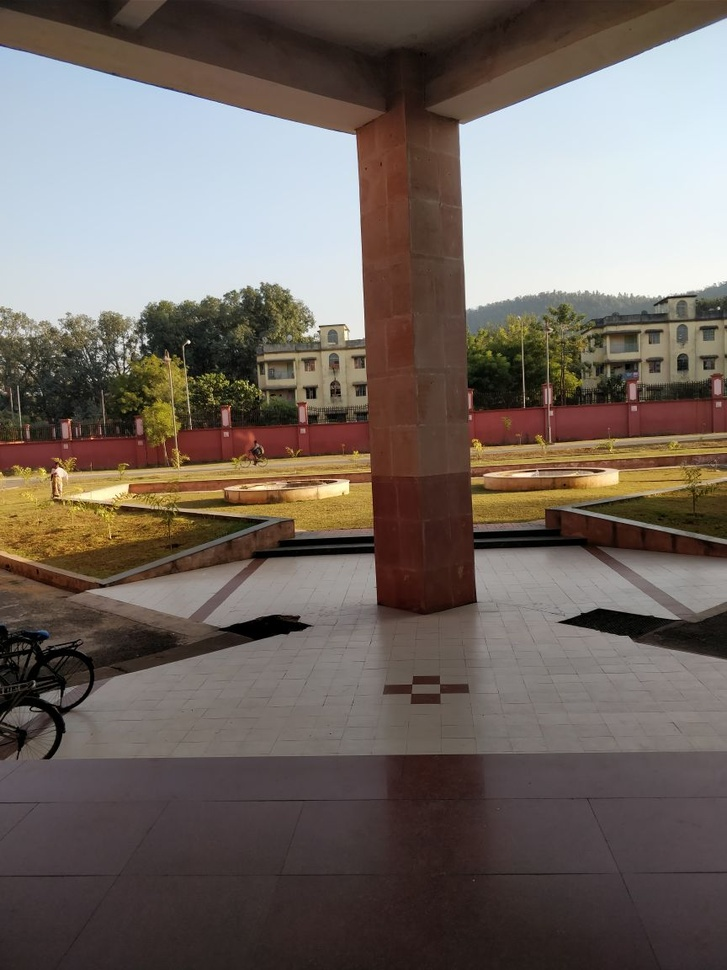
#> input picture images/ec1.jpeg, 727 x 970 px, shrunk from 864 x 1152 before the run
$ python -i panorama.py   (imports and definitions only)   (Python 2 division)   (older library calls are emulated)
#> lines starting #> are read from the running program, lines starting #| are printed output that depends on the picture; after the words box and inside, x2 and y2 are one past the last pixel; in counts of white or black regions, pixels touching at a corner belong together
#> further down, picture is the input picture: shape (970, 727, 3); mean B, G, R 96.9, 103.5, 113.6
#!/usr/bin/python

# importing libraries
import numpy as np
import cv2
import time
import sys
import matplotlib.pyplot as plt

# adopted from imutils library (https://github.com/jrosebr1/imutils/)
# [22 lines left out: function grab_contours, not called in this run]

# this function returns a cropped version of the stiched image which doesnot contain black borders
# Note: I have not considered all the edge cases here
def improve_stiching_result(im):
	img = im.copy()
	im[np.where((im==[0,0,0]).all(axis=2))] = [255,255,255];
	imgray = cv2.cvtColor(im, cv2.COLOR_BGR2GRAY)
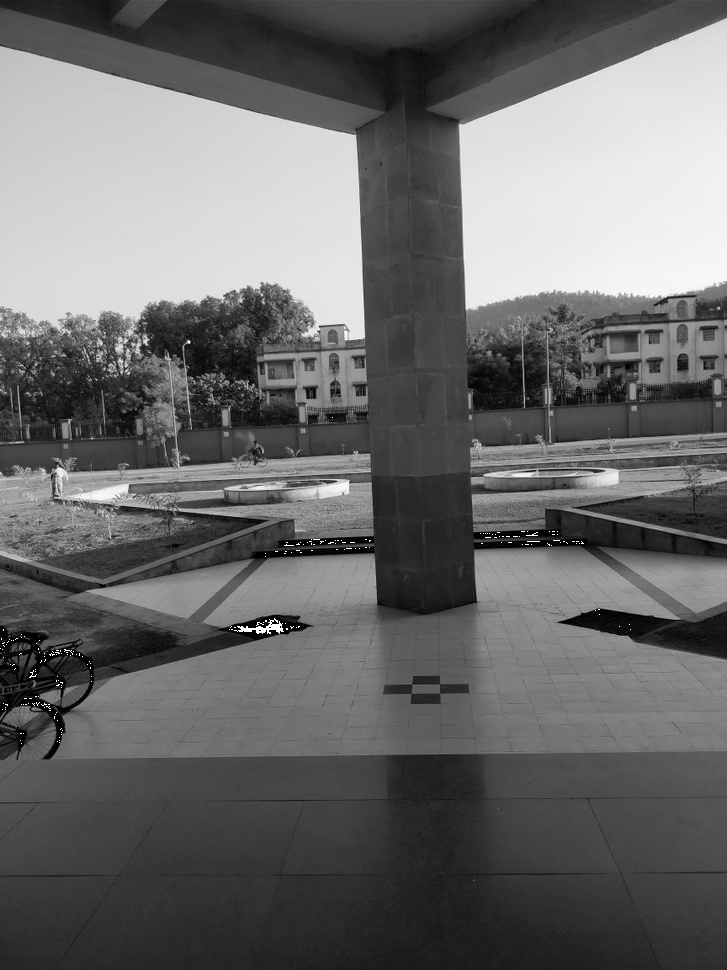
#> imgray: shape (970, 727); min 0, max 255, mean 106.1
	ret, thresh = cv2.threshold(imgray, 250, 255, 0)
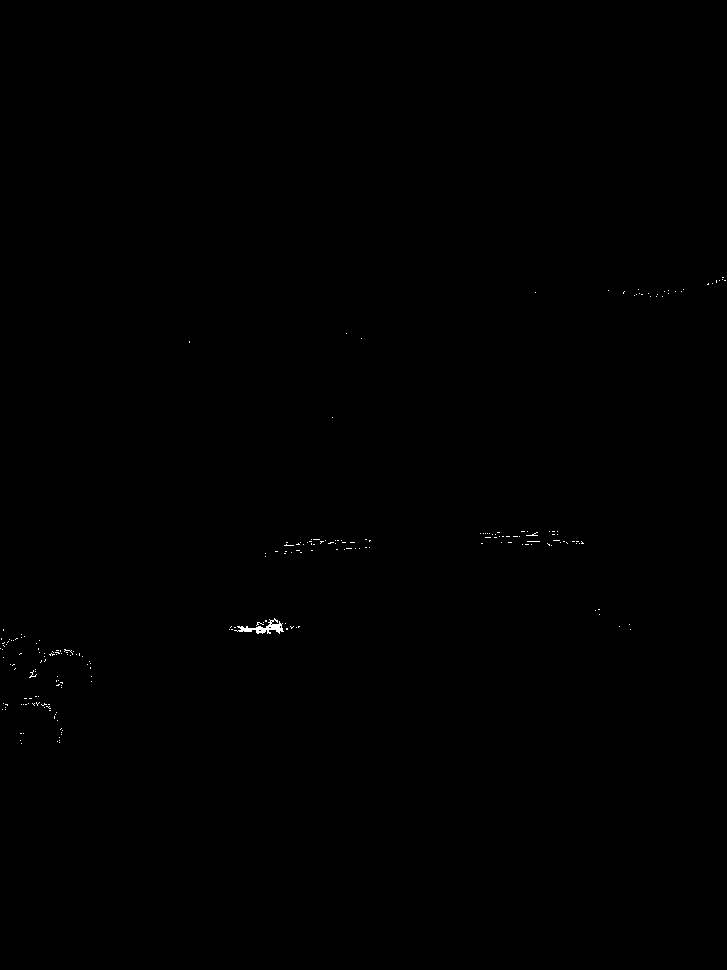
#> thresh: shape (970, 727); 0.11% white in thin lines or dots, all inside (x1, y1, x2, y2) = (0, 277, 726, 744)
	im2,contours,heirarchy= cv2.findContours(thresh, cv2.RETR_TREE, cv2.CHAIN_APPROX_SIMPLE)
#> contours = 228 contours, 227 with area under 20; largest, box (x1, y1, x2, y2) and area: (234, 618, 284, 634) 208

	if len(contours) != 0:
	    # find the biggest countour (c) by the area
	    c = max(contours, key = cv2.contourArea)
#> c = contour of 105 points, box (x1, y1, x2, y2) (234, 618, 284, 634), area 208
	    x,y,w,h = cv2.boundingRect(c)
#> x = 234; y = 618; w = 50; h = 16

	return img[0:y+h,0:x,:]
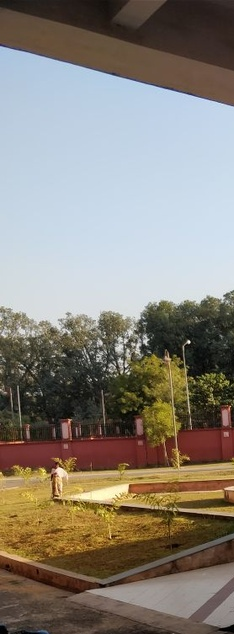
#> returned value: shape (634, 234, 3); mean of channels 0, 1, 2 120.4, 129.9, 136.4; drawn as B, G, R

# [85 lines left out: function main, not called in this run]

# [2 lines not run here, left out]


>>> import cv2
>>> picture = cv2.imread('images/ec1.jpeg')
>>> result = improve_stiching_result(picture)

$ run again, on images/ec3.jpeg
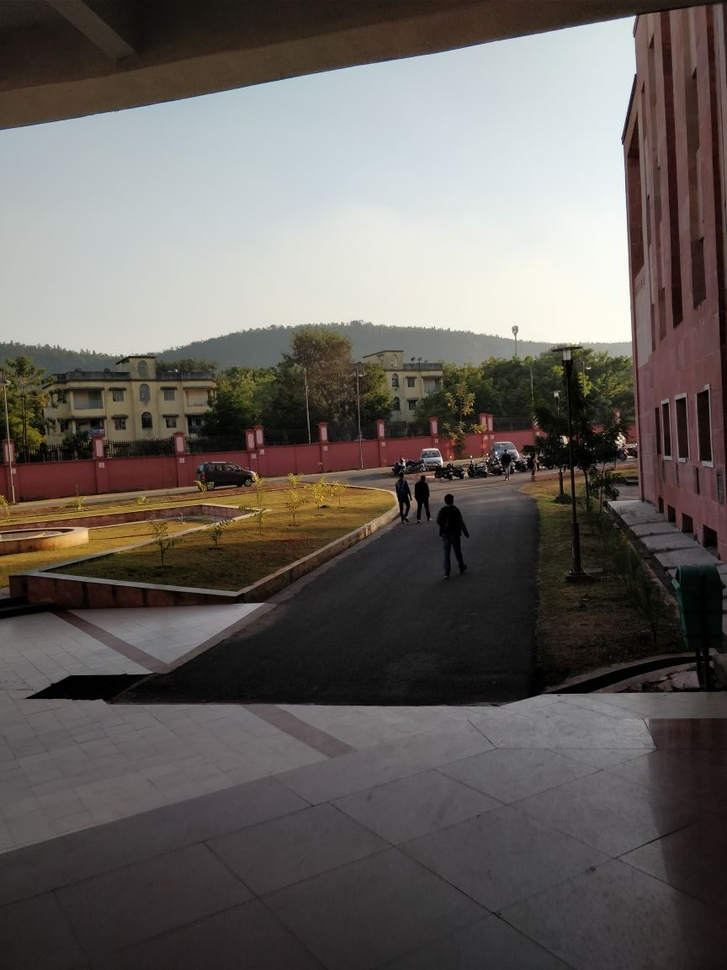
#> input picture images/ec3.jpeg, 727 x 970 px, shrunk from 864 x 1152 before the run
#> picture is the input picture: shape (970, 727, 3); mean B, G, R 92.1, 96.3, 101.3
#> in improve_stiching_result, `ret, thresh = cv2.threshold(imgray, 250, 255, 0)`:
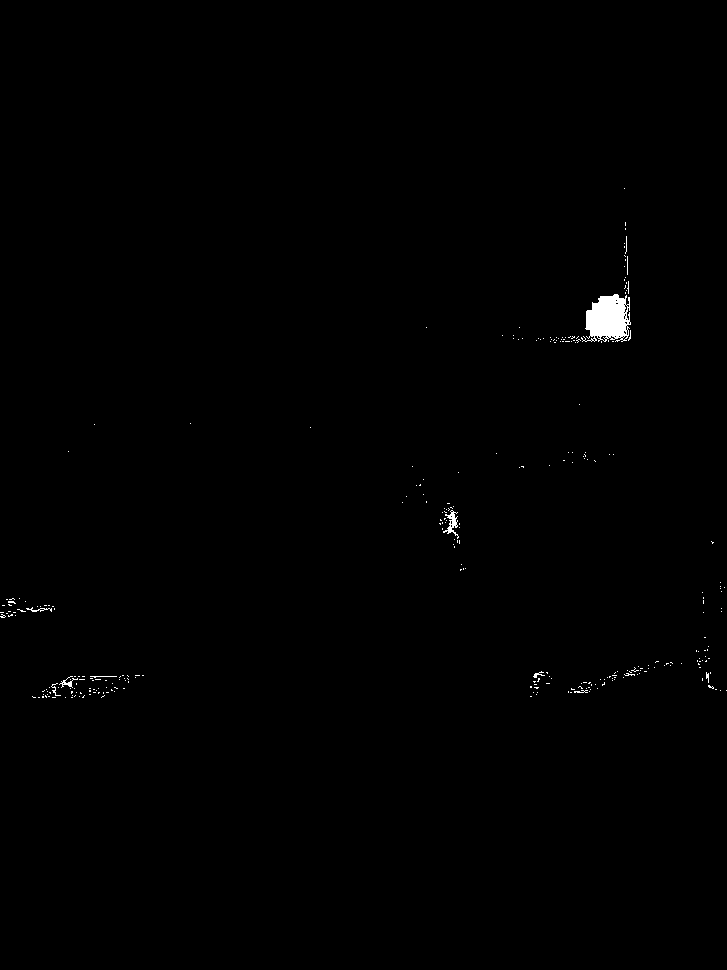
#> thresh: shape (970, 727); 0.39% white; 295 white regions (286 under 20 px)
#> contours = 331 contours, 326 with area under 20; largest, box (x1, y1, x2, y2) and area: (581, 294, 631, 342) 1575, (443, 510, 459, 539) 117, (59, 676, 78, 688) 30, (26, 607, 52, 612) 23, (600, 335, 607, 342) 21
#> c = contour of 167 points, box (x1, y1, x2, y2) (581, 294, 631, 342), area 1575
#> x = 581; y = 294; w = 50; h = 48
#> in improve_stiching_result, `return img[0:y+h,0:x,:]`:
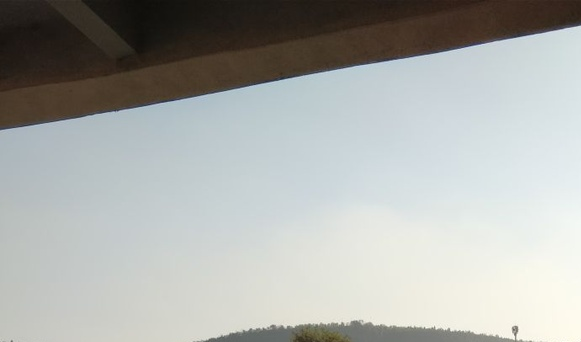
#> returned value: shape (342, 581, 3); mean of channels 0, 1, 2 170.2, 173.5, 171.2; drawn as B, G, R
